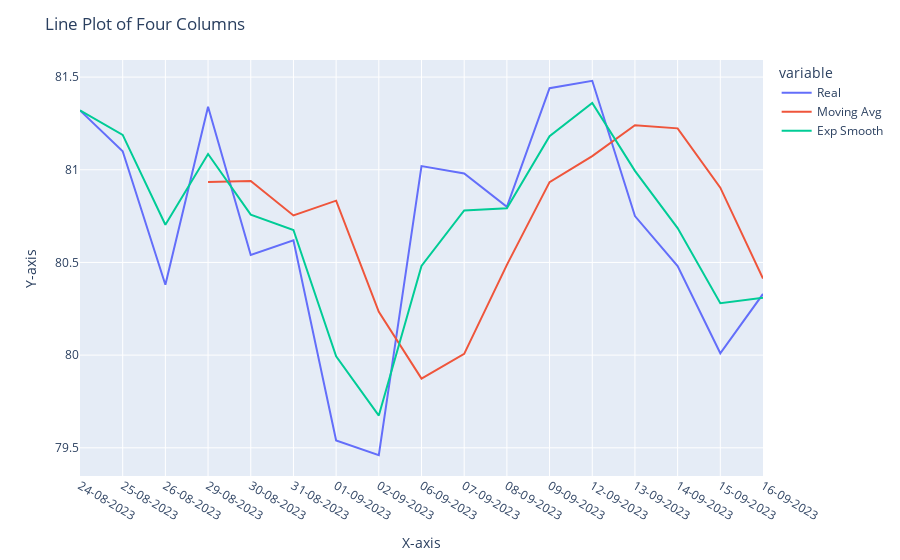

Notebook code for this chart:
### Markdown cell above
Creando las series de tiempo y realizando la suavización

### Code cell
lookback = 3
ts = df['Value']
pred_ma = pd.Series()
for i in range(lookback, len(ts)):
    pred_ma[i] = np.mean(ts[i - lookback:i])
    
sm=pd.Series()
alpha = 0.6
sm[0] = ts[0]
for i in range(1, len(ts)):
    sm[i] = alpha * ts[i] + (1-alpha)*sm[i-1]

data = pd.DataFrame(index = ts.index, data={'Real':ts, 'Moving Avg':[np.nan, np.nan, np.nan] + list(pred_ma), 'Exp Smooth':list(sm)})

fig = px.line(data, x=data.index, y=data.columns, labels={'index': 'X-axis'})

# Customize the layout if needed
fig.update_layout(
    title='Line Plot of Four Columns',
    xaxis_title='X-axis',
    yaxis_title='Y-axis',
)

# Show the plot
fig.show()

### Figure 1 — Plotly figure (JSON) as saved in the notebook; plotly's stock layout.template omitted (floating-point values rounded to 4 significant figures)
{"data": [{"hovertemplate": "variable=Real<br>X-axis=%{x}<br>value=%{y}<extra></extra>", "legendgroup": "Real", "line": {"color": "#636efa", "dash": "solid"}, "marker": {"symbol": "circle"}, "mode": "lines", "name": "Real", "orientation": "v", "showlegend": true, "type": "scatter", "x": ["24-08-2023", "25-08-2023", "26-08-2023", "29-08-2023", "30-08-2023", "31-08-2023", "01-09-2023", "02-09-2023", "06-09-2023", "07-09-2023", "08-09-2023", "09-09-2023", "12-09-2023", "13-09-2023", "14-09-2023", "15-09-2023", "16-09-2023"], "xaxis": "x", "y": [81.32, 81.1, 80.38, 81.34, 80.54, 80.62, 79.54, 79.46, 81.02, 80.98, 80.8, 81.44, 81.48, 80.75, 80.48, 80.01, 80.33], "yaxis": "y"}, {"hovertemplate": "variable=Moving Avg<br>X-axis=%{x}<br>value=%{y}<extra></extra>", "legendgroup": "Moving Avg", "line": {"color": "#EF553B", "dash": "solid"}, "marker": {"symbol": "circle"}, "mode": "lines", "name": "Moving Avg", "orientation": "v", "showlegend": true, "type": "scatter", "x": ["24-08-2023", "25-08-2023", "26-08-2023", "29-08-2023", "30-08-2023", "31-08-2023", "01-09-2023", "02-09-2023", "06-09-2023", "07-09-2023", "08-09-2023", "09-09-2023", "12-09-2023", "13-09-2023", "14-09-2023", "15-09-2023", "16-09-2023"], "xaxis": "x", "y": [null, null, null, 80.93, 80.94, 80.75, 80.83, 80.23, 79.87, 80.01, 80.49, 80.93, 81.07, 81.24, 81.22, 80.9, 80.41], "yaxis": "y"}, {"hovertemplate": "variable=Exp Smooth<br>X-axis=%{x}<br>value=%{y}<extra></extra>", "legendgroup": "Exp Smooth", "line": {"color": "#00cc96", "dash": "solid"}, "marker": {"symbol": "circle"}, "mode": "lines", "name": "Exp Smooth", "orientation": "v", "showlegend": true, "type": "scatter", "x": ["24-08-2023", "25-08-2023", "26-08-2023", "29-08-2023", "30-08-2023", "31-08-2023", "01-09-2023", "02-09-2023", "06-09-2023", "07-09-2023", "08-09-2023", "09-09-2023", "12-09-2023", "13-09-2023", "14-09-2023", "15-09-2023", "16-09-2023"], "xaxis": "x", "y": [81.32, 81.19, 80.7, 81.09, 80.76, 80.68, 79.99, 79.67, 80.48, 80.78, 80.79, 81.18, 81.36, 80.99, 80.69, 80.28, 80.31], "yaxis": "y"}], "layout": {"legend": {"title": {"text": "variable"}, "tracegroupgap": 0}, "margin": {"t": 60}, "title": {"text": "Line Plot of Four Columns"}, "xaxis": {"anchor": "y", "domain": [0, 1], "title": {"text": "X-axis"}}, "yaxis": {"anchor": "x", "domain": [0, 1], "title": {"text": "Y-axis"}}}}
